Frame 1 (no input): blank canvas, image omitted
Frame 60 (no input): blank canvas, image omitted
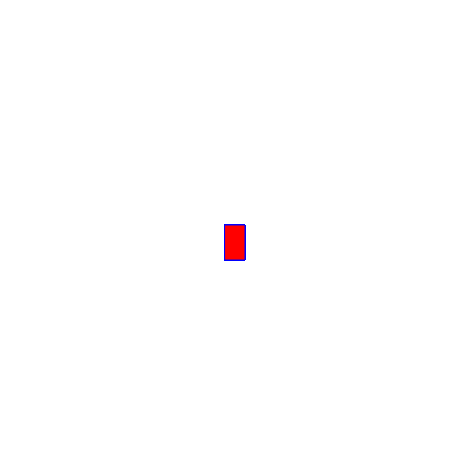
Frame 120 (the mouse pressed at the canvas centre since frame 60)

The p5.js sketch whose frames 1 and 60 were blank and that drew this single picture after the mouse press (run headless with seeded random() and noise() and a simulated clock; from frame 60 on, the mouse is pressed at the canvas centre):

// p5.js sketch
// ── sketch.js
function setup() {
    createCanvas(450, 450);
    background("white");
  }
  
  function draw() {
    
    stroke("blue");
    fill("red");
    
    // console.log(mouseIsPressed);
    
    if (mouseIsPressed) {
      rect(mouseX, mouseY, 20,35);
    }
  }
